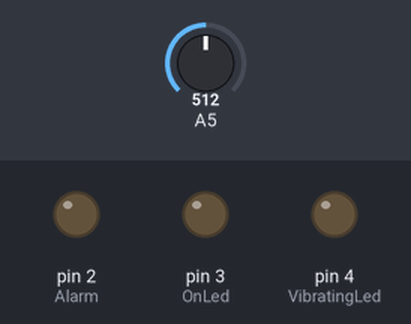
The sketch below on a simulated Arduino Uno, built with avr-gcc and run on an emulated ATmega328P. Parts: output pins drawn as LEDs (lit = HIGH). The test bench sets the inputs (shaded band); at power-on: A5 = 512. What the sketch prints to the serial monitor is not drawn.

Above: at 0.4 s.
At 30.7 s:
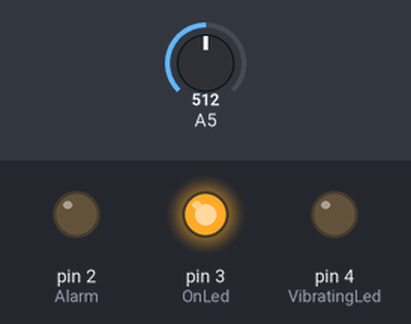
Timing chart, 0 to 32.3 s (numbered marks = the images above):
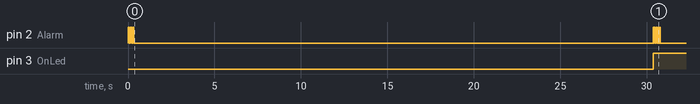

The sketch:

Vibration_Alarm_PIB.ino
```cpp
#define VibratingLed 4
#define OnLed 3
#define Alarm 2
int setval=0;
int valorbase;
bool validation1;
bool validation2;
int readOut1;int readOut2;int readOut3;int readOut4;
int sum1;int sum2;int sum3;
int X;
bool emptyTank = false;
bool EmptyBarrel = false;
unsigned long firstpump;
unsigned long lastpump;
byte calibrationtotal = 0;
byte CalibrationTolerance =3;
byte sensitivity=7;
byte highspike = 0;
byte lowspike = 0;
int average;
unsigned long currenttime;
unsigned long checktime;
bool checkaverage = false;
byte bip=0;
int gap;
long tolerance;
void setup() {
pinMode(2,OUTPUT);pinMode(3,OUTPUT);pinMode(4,OUTPUT);
  Serial.begin(9600);
}

void loop() {

 while(bip==0){

      Serial.println("Starting");
    for(byte DeviceTurnedOn=0;DeviceTurnedOn<3;DeviceTurnedOn++){                     /* This function will beep the allarm 3 times to let us know the device was switched on. */
     digitalWrite(Alarm,HIGH);delay(80);digitalWrite(Alarm,LOW);delay(50);}


    delay(30000);
  digitalWrite(OnLed,HIGH);                                                          /* 30 seconds after the device being turned on, it will start executing it's function.
                                                                                        A green led will turn on at that moment, and the alarm beeps 10 times. */

     for(byte StartOperation=0;StartOperation<10;StartOperation++){
     digitalWrite(Alarm,HIGH);delay(20);digitalWrite(Alarm,LOW);delay(20);}
      bip++;
  }


 if(setval==0){                                                                     /* This will read and set a base voltage value from the adxl335.
                                                                                       The program will take multiple readings of the adxl335, and compare them to each other.
                                                                                       If they are all within a certain margin, a base level will be set.
                                                                                       If the device is vibrating too much, the program will repeat the process up to 50 times.
                                                                                       If after 50 tries it still can't get homogeneous readings, the alarm goes off.  */
  delay(1);Serial.println("Setting base value");
 readOut1 = analogRead(A5); delay(1);
  Serial.print("readOut1 ");Serial.println( readOut1);
 readOut2 = analogRead(A5); delay(1);
  Serial.print("readOut2 ");Serial.println( readOut2);
   sum1= readOut1+ readOut2;

  if(readOut1-readOut2>-CalibrationTolerance&&readOut1-readOut2<CalibrationTolerance){ Serial.print("sum1 ");Serial.println(sum1);validation1=true;}
else{validation1=false;Serial.println("readOut1 and readOut2 too far apart! ");}


   readOut3 = analogRead(A5); delay(1);
  Serial.print("readOut3 ");Serial.println( readOut3);
    readOut4 = analogRead(A5); delay(1);
  Serial.print(" readOut4 ");Serial.println( readOut4);
 sum2= readOut3+ readOut4;

if( readOut3- readOut4>-CalibrationTolerance&& readOut3- readOut4<CalibrationTolerance){ Serial.print("sum2 ");Serial.println(sum2);validation2=true;}
else{validation2=false;Serial.println(" readOut3 and readOut4 too far apart!");}


  if(validation1&&validation2==true){
  sum3 = sum1+sum2;
  Serial.print("sum3 ");Serial.println(sum3);
  valorbase=sum3/4;
  Serial.print("Base value is set to ");Serial.println(valorbase);
  Serial.print("sensitivity ");Serial.println(sensitivity);average=valorbase;
  validation1=false;validation2=false;checkaverage=true;checktime=millis();calibrationtotal++;Serial.print("calibration attempts total ");Serial.println(calibrationtotal);
  setval=1;delay(2000);}
  else{valorbase=900;setval=0;calibrationtotal++;Serial.print("calibration attempts total ");Serial.println(calibrationtotal);}
  }

  while(calibrationtotal>50){Serial.println("Failed calibration!");digitalWrite(Alarm,HIGH);delay(800);digitalWrite(Alarm,LOW);delay(10000);}


if(setval==1){


if(checkaverage==true){                                                                                     /* The adxl335 feels acceleration. Which is indistinguishable from gravity.
                                                                                                               As a result, the adxl335 feels tilt. So we need to recalibrate our reference voltage every so often.
                                                                                                               I arbitrarily chose to do so every 30 seconds. */
  Serial.println("Comparing current Analog5 readouts to base value");
   readOut1 = analogRead(A5); delay(1);
  Serial.print(" readOut1 ");Serial.println( readOut1);
 readOut2 = analogRead(A5); delay(1);
  Serial.print(" readOut2 ");Serial.println( readOut2);
 sum1= readOut1+ readOut2;

 if( readOut1- readOut2>-CalibrationTolerance&& readOut1- readOut2<CalibrationTolerance){ Serial.print("sum1 ");Serial.println(sum1);validation1=true;}
else{validation1=false;Serial.println(" readOut1 and readOut2 too far apart!");checkaverage=1;}
delay(10);


   readOut3 = analogRead(A5); delay(1);
  Serial.print(" readOut3 ");Serial.println( readOut3);
   readOut4 = analogRead(A5); delay(1);
  Serial.print(" readOut4 ");Serial.println( readOut4);
  sum2= readOut3+ readOut4;

if( readOut3- readOut4>-CalibrationTolerance&& readOut3- readOut4<CalibrationTolerance){ Serial.print("sum2 ");Serial.println(sum2);validation2=true;}
else{validation2=false;Serial.println(" readOut3 and readOut4 too far apart!");checkaverage=true;}


  if(validation1&&validation2==true){ sum3 = sum1+sum2; average = sum3/4; Serial.print("Average readouts = ");Serial.println(average);
  Serial.print("Base value = ");Serial.println(valorbase);checkaverage=false;Serial.println("Average readouts ARE within tolerance!");checktime=millis();}
  else{validation1=false;validation2=false;}
   if(average-valorbase>3||average-valorbase<-3){emptyTank = false;Serial.println("Average readouts are NOT within tolerance!");setval=0;checkaverage=false;}
  }

   if(checktime+30000<currenttime){Serial.println("Recalibrating");checkaverage=true;calibrationtotal=0;}


  currenttime=millis();
  X = analogRead(A5);


if(X>sensitivity+valorbase){Serial.println("Higher than base value detected!");highspike++;Serial.println(highspike);}    /* Checks if the adxl335 is producing voltages high enough above, and below our base value. Meaning, it's vibrating. */
if(X<valorbase-sensitivity){Serial.println("Lower than base value detected!");lowspike++;Serial.println(lowspike);}


 if(lowspike-highspike>100){setval=0;Serial.println("New angle! Low is higher");lowspike=0;}                              /* Checks for a constant increment of the highspike or lowspike variable. Meaning, the device was tilted. */
  if(highspike-lowspike>100){setval=0;Serial.println("New angle! Higher is higher");highspike=0;}

 if(highspike&&lowspike>1){emptyTank = true; firstpump=millis();lastpump=millis();Serial.println("Pump started! Filling tank up!");     /*A vibration was detected. So, the pump should be working/vibrating. */
 digitalWrite(VibratingLed,HIGH);highspike=0;lowspike=0;delay(100);digitalWrite(VibratingLed,LOW);}


 while(emptyTank==true){                                                                                                           /*   While the tank is empty: */
  X = analogRead(A5);
  currenttime=millis();


 if(X>sensitivity+valorbase){Serial.println("Higher than base value detected!");highspike++;Serial.println(highspike);}               /* Check if the pump is working/vibrating */
 if(X<valorbase-sensitivity){Serial.println("Lower than base value detected!");lowspike++;Serial.println(lowspike);}
 if(highspike&&lowspike>1){


   gap=currenttime-lastpump;  Serial.print("Pump stroke interval ");Serial.println(gap);

  lastpump=millis();Serial.println("Vibration detected!");digitalWrite(VibratingLed,HIGH);delay(300);digitalWrite(VibratingLed,LOW); /*If a vibration is detected, the red led lights up for 300 milliseconds. */
  highspike=0;lowspike=0;}

  if(lowspike-highspike>50){setval=0;Serial.println("New angle! Low is higher!");lowspike=0;emptyTank=false;}                                   /* Checks again if the device was tilted. */
  if(highspike-lowspike>50){setval=0;Serial.println("New angle! Higher is higher!");highspike=0;emptyTank=false;}


   currenttime=millis();

  if(currenttime-lastpump>5000){emptyTank = false;Serial.println("Tank is full");setval=0;calibrationtotal=0;break;                        /* If no vibration is detected for 5 seconds, it assumes the tank is full. */
}


                                                                                                                /* Checks if the frequency between vibrations is longer than 450 milliseconds. Slower vibrations means the pump is pumping
                                                                                                                thick material. So we allow it 180 seconds to fill the tank. But if the pump is going fast, it's possible it may just be pumping air.
                                                                                                                So it's only allowed to do so for 120 seconds. */
  if(gap>450){tolerance=180000;}
  else{tolerance=120000;}


                                                                                                                              /*If the pump vibrates for longer than it is allowed to, the alarm goes off in an intermitent manner
                                                                                                                              because the damn thing is too loud. */
  if(lastpump>firstpump+tolerance){EmptyBarrel=true;lastpump=firstpump;}
  while(EmptyBarrel==true){Serial.println("Change PIB barrel!");digitalWrite(Alarm,HIGH);delay(400);digitalWrite(Alarm,LOW);delay(2500);
  for(int beep=0;beep<12;beep++){digitalWrite(Alarm,HIGH);delay(25);digitalWrite(Alarm,LOW);delay(2500);}
  }
  }

}
}
```

Measured:
- by itself, pin 3 (OnLed): LOW → HIGH at 30.4 s
